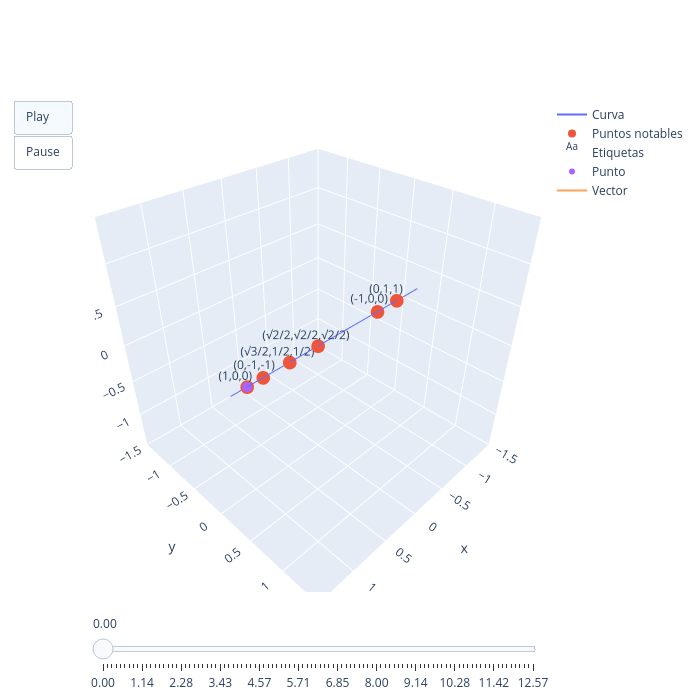

The cell this chart's notebook holds for it:
### Code cell
import numpy as np
import plotly.graph_objects as go

# curva
t = np.linspace(0, 4*np.pi, 200)
x = np.cos(t)
y = np.sin(t)
z = np.sin(t)

# puntos notables
t_pts = np.array([0, np.pi/6, np.pi/4, np.pi/2, np.pi, 3*np.pi/2])
x_pts = np.cos(t_pts)
y_pts = np.sin(t_pts)
z_pts = np.sin(t_pts)

labels = [
    "(1,0,0)",
    "(√3/2,1/2,1/2)",
    "(√2/2,√2/2,√2/2)",
    "(0,1,1)",
    "(-1,0,0)",
    "(0,-1,-1)"
]

# desplazamiento hacia la derecha
offset = 0.15
x_text = x_pts + offset

# frames
frames = []
t_frames = np.linspace(0, 4*np.pi, 100)

for ti in t_frames:
    xp = np.cos(ti)
    yp = np.sin(ti)
    zp = np.sin(ti)

    frames.append(go.Frame(
        data=[
            go.Scatter3d(x=[xp], y=[yp], z=[zp]),
            go.Scatter3d(x=[0, xp], y=[0, yp], z=[0, zp])
        ],
        traces=[2, 3],
        name=str(ti)
    ))

# figura base
fig = go.Figure(
    data=[
        # curva
        go.Scatter3d(x=x, y=y, z=z, mode='lines', name='Curva'),

        # puntos notables
        go.Scatter3d(
            x=x_pts, y=y_pts, z=z_pts,
            mode='markers',
            name='Puntos notables'
        ),

        # etiquetas desplazadas
        go.Scatter3d(
            x=x_text, y=y_pts, z=z_pts,
            mode='text',
            text=labels,
            name='Etiquetas'
        ),

        # punto móvil
        go.Scatter3d(
            x=[x[0]], y=[y[0]], z=[z[0]],
            mode='markers',
            marker=dict(size=6),
            name='Punto'
        ),

        # vector
        go.Scatter3d(
            x=[0, x[0]], y=[0, y[0]], z=[0, z[0]],
            mode='lines',
            name='Vector'
        )
    ],
    frames=frames
)

# slider
sliders = [dict(
    steps=[
        dict(method="animate",
             args=[[f.name], {"mode": "immediate"}],
             label=f"{float(f.name):.2f}")
        for f in frames
    ]
)]

# botones
updatemenus = [dict(
    type="buttons",
    buttons=[
        dict(label="Play", method="animate", args=[None]),
        dict(label="Pause", method="animate", args=[[None], {"mode": "immediate"}])
    ]
)]

# layout
fig.update_layout(
    scene=dict(
        xaxis=dict(range=[-1.5, 1.5], title='x'),
        yaxis=dict(range=[-1.5, 1.5], title='y'),
        zaxis=dict(range=[-1.5, 1.5], title='z'),
        aspectmode='cube'
    ),
    width=700,
    height=700,
    sliders=sliders,
    updatemenus=updatemenus
)

fig.show()

### Figure 1 — Plotly figure (JSON) as saved in the notebook; plotly's stock layout.template omitted (floating-point values rounded to 4 significant figures; data arrays with more than 128 entries replaced by an {"elided": "..."} marker saying what was removed)
{"data": [{"mode": "lines", "name": "Curva", "type": "scatter3d", "x": {"elided": "200 float values"}, "y": {"elided": "200 float values"}, "z": {"elided": "200 float values"}}, {"mode": "markers", "name": "Puntos notables", "type": "scatter3d", "x": [1.0, 0.866, 0.7071, 6.123e-17, -1.0, -1.837e-16], "y": [0.0, 0.5, 0.7071, 1.0, 1.225e-16, -1.0], "z": [0.0, 0.5, 0.7071, 1.0, 1.225e-16, -1.0]}, {"mode": "text", "name": "Etiquetas", "text": ["(1,0,0)", "(√3/2,1/2,1/2)", "(√2/2,√2/2,√2/2)", "(0,1,1)", "(-1,0,0)", "(0,-1,-1)"], "type": "scatter3d", "x": [1.15, 1.016, 0.8571, 0.15, -0.85, 0.15], "y": [0.0, 0.5, 0.7071, 1.0, 1.225e-16, -1.0], "z": [0.0, 0.5, 0.7071, 1.0, 1.225e-16, -1.0]}, {"marker": {"size": 6}, "mode": "markers", "name": "Punto", "type": "scatter3d", "x": [1], "y": [0], "z": [0]}, {"mode": "lines", "name": "Vector", "type": "scatter3d", "x": [0, 1], "y": [0, 0], "z": [0, 0]}], "layout": {"height": 700, "scene": {"aspectmode": "cube", "xaxis": {"range": [-1.5, 1.5], "title": {"text": "x"}}, "yaxis": {"range": [-1.5, 1.5], "title": {"text": "y"}}, "zaxis": {"range": [-1.5, 1.5], "title": {"text": "z"}}}, "sliders": [{"steps": [{"args": [["0.0"], {"mode": "immediate"}], "label": "0.00", "method": "animate"}, {"args": [["0.12693303650867852"], {"mode": "immediate"}], "label": "0.13", "method": "animate"}, {"args": [["0.25386607301735703"], {"mode": "immediate"}], "label": "0.25", "method": "animate"}, {"args": [["0.3807991095260356"], {"mode": "immediate"}], "label": "0.38", "method": "animate"}, {"args": [["0.5077321460347141"], {"mode": "immediate"}], "label": "0.51", "method": "animate"}, {"args": [["0.6346651825433925"], {"mode": "immediate"}], "label": "0.63", "method": "animate"}, {"args": [["0.7615982190520711"], {"mode": "immediate"}], "label": "0.76", "method": "animate"}, {"args": [["0.8885312555607496"], {"mode": "immediate"}], "label": "0.89", "method": "animate"}, {"args": [["1.0154642920694281"], {"mode": "immediate"}], "label": "1.02", "method": "animate"}, {"args": [["1.1423973285781066"], {"mode": "immediate"}], "label": "1.14", "method": "animate"}, {"args": [["1.269330365086785"], {"mode": "immediate"}], "label": "1.27", "method": "animate"}, {"args": [["1.3962634015954636"], {"mode": "immediate"}], "label": "1.40", "method": "animate"}, {"args": [["1.5231964381041423"], {"mode": "immediate"}], "label": "1.52", "method": "animate"}, {"args": [["1.6501294746128208"], {"mode": "immediate"}], "label": "1.65", "method": "animate"}, {"args": [["1.7770625111214993"], {"mode": "immediate"}], "label": "1.78", "method": "animate"}, {"args": [["1.9039955476301778"], {"mode": "immediate"}], "label": "1.90", "method": "animate"}, {"args": [["2.0309285841388562"], {"mode": "immediate"}], "label": "2.03", "method": "animate"}, {"args": [["2.1578616206475347"], {"mode": "immediate"}], "label": "2.16", "method": "animate"}, {"args": [["2.284794657156213"], {"mode": "immediate"}], "label": "2.28", "method": "animate"}, {"args": [["2.4117276936648917"], {"mode": "immediate"}], "label": "2.41", "method": "animate"}, {"args": [["2.53866073017357"], {"mode": "immediate"}], "label": "2.54", "method": "animate"}, {"args": [["2.6655937666822487"], {"mode": "immediate"}], "label": "2.67", "method": "animate"}, {"args": [["2.792526803190927"], {"mode": "immediate"}], "label": "2.79", "method": "animate"}, {"args": [["2.9194598396996057"], {"mode": "immediate"}], "label": "2.92", "method": "animate"}, {"args": [["3.0463928762082846"], {"mode": "immediate"}], "label": "3.05", "method": "animate"}, {"args": [["3.173325912716963"], {"mode": "immediate"}], "label": "3.17", "method": "animate"}, {"args": [["3.3002589492256416"], {"mode": "immediate"}], "label": "3.30", "method": "animate"}, {"args": [["3.42719198573432"], {"mode": "immediate"}], "label": "3.43", "method": "animate"}, {"args": [["3.5541250222429985"], {"mode": "immediate"}], "label": "3.55", "method": "animate"}, {"args": [["3.681058058751677"], {"mode": "immediate"}], "label": "3.68", "method": "animate"}, {"args": [["3.8079910952603555"], {"mode": "immediate"}], "label": "3.81", "method": "animate"}, {"args": [["3.934924131769034"], {"mode": "immediate"}], "label": "3.93", "method": "animate"}, {"args": [["4.0618571682777125"], {"mode": "immediate"}], "label": "4.06", "method": "animate"}, {"args": [["4.188790204786391"], {"mode": "immediate"}], "label": "4.19", "method": "animate"}, {"args": [["4.3157232412950695"], {"mode": "immediate"}], "label": "4.32", "method": "animate"}, {"args": [["4.442656277803748"], {"mode": "immediate"}], "label": "4.44", "method": "animate"}, {"args": [["4.569589314312426"], {"mode": "immediate"}], "label": "4.57", "method": "animate"}, {"args": [["4.696522350821105"], {"mode": "immediate"}], "label": "4.70", "method": "animate"}, {"args": [["4.823455387329783"], {"mode": "immediate"}], "label": "4.82", "method": "animate"}, {"args": [["4.950388423838462"], {"mode": "immediate"}], "label": "4.95", "method": "animate"}, {"args": [["5.07732146034714"], {"mode": "immediate"}], "label": "5.08", "method": "animate"}, {"args": [["5.204254496855819"], {"mode": "immediate"}], "label": "5.20", "method": "animate"}, {"args": [["5.331187533364497"], {"mode": "immediate"}], "label": "5.33", "method": "animate"}, {"args": [["5.458120569873176"], {"mode": "immediate"}], "label": "5.46", "method": "animate"}, {"args": [["5.585053606381854"], {"mode": "immediate"}], "label": "5.59", "method": "animate"}, {"args": [["5.711986642890533"], {"mode": "immediate"}], "label": "5.71", "method": "animate"}, {"args": [["5.838919679399211"], {"mode": "immediate"}], "label": "5.84", "method": "animate"}, {"args": [["5.96585271590789"], {"mode": "immediate"}], "label": "5.97", "method": "animate"}, {"args": [["6.092785752416569"], {"mode": "immediate"}], "label": "6.09", "method": "animate"}, {"args": [["6.219718788925247"], {"mode": "immediate"}], "label": "6.22", "method": "animate"}, {"args": [["6.346651825433926"], {"mode": "immediate"}], "label": "6.35", "method": "animate"}, {"args": [["6.473584861942604"], {"mode": "immediate"}], "label": "6.47", "method": "animate"}, {"args": [["6.600517898451283"], {"mode": "immediate"}], "label": "6.60", "method": "animate"}, {"args": [["6.727450934959961"], {"mode": "immediate"}], "label": "6.73", "method": "animate"}, {"args": [["6.85438397146864"], {"mode": "immediate"}], "label": "6.85", "method": "animate"}, {"args": [["6.981317007977318"], {"mode": "immediate"}], "label": "6.98", "method": "animate"}, {"args": [["7.108250044485997"], {"mode": "immediate"}], "label": "7.11", "method": "animate"}, {"args": [["7.235183080994675"], {"mode": "immediate"}], "label": "7.24", "method": "animate"}, {"args": [["7.362116117503354"], {"mode": "immediate"}], "label": "7.36", "method": "animate"}, {"args": [["7.489049154012032"], {"mode": "immediate"}], "label": "7.49", "method": "animate"}, {"args": [["7.615982190520711"], {"mode": "immediate"}], "label": "7.62", "method": "animate"}, {"args": [["7.742915227029389"], {"mode": "immediate"}], "label": "7.74", "method": "animate"}, {"args": [["7.869848263538068"], {"mode": "immediate"}], "label": "7.87", "method": "animate"}, {"args": [["7.996781300046746"], {"mode": "immediate"}], "label": "8.00", "method": "animate"}, {"args": [["8.123714336555425"], {"mode": "immediate"}], "label": "8.12", "method": "animate"}, {"args": [["8.250647373064103"], {"mode": "immediate"}], "label": "8.25", "method": "animate"}, {"args": [["8.377580409572783"], {"mode": "immediate"}], "label": "8.38", "method": "animate"}, {"args": [["8.50451344608146"], {"mode": "immediate"}], "label": "8.50", "method": "animate"}, {"args": [["8.631446482590139"], {"mode": "immediate"}], "label": "8.63", "method": "animate"}, {"args": [["8.758379519098817"], {"mode": "immediate"}], "label": "8.76", "method": "animate"}, {"args": [["8.885312555607497"], {"mode": "immediate"}], "label": "8.89", "method": "animate"}, {"args": [["9.012245592116175"], {"mode": "immediate"}], "label": "9.01", "method": "animate"}, {"args": [["9.139178628624853"], {"mode": "immediate"}], "label": "9.14", "method": "animate"}, {"args": [["9.266111665133531"], {"mode": "immediate"}], "label": "9.27", "method": "animate"}, {"args": [["9.39304470164221"], {"mode": "immediate"}], "label": "9.39", "method": "animate"}, {"args": [["9.519977738150889"], {"mode": "immediate"}], "label": "9.52", "method": "animate"}, {"args": [["9.646910774659567"], {"mode": "immediate"}], "label": "9.65", "method": "animate"}, {"args": [["9.773843811168245"], {"mode": "immediate"}], "label": "9.77", "method": "animate"}, {"args": [["9.900776847676925"], {"mode": "immediate"}], "label": "9.90", "method": "animate"}, {"args": [["10.027709884185603"], {"mode": "immediate"}], "label": "10.03", "method": "animate"}, {"args": [["10.15464292069428"], {"mode": "immediate"}], "label": "10.15", "method": "animate"}, {"args": [["10.28157595720296"], {"mode": "immediate"}], "label": "10.28", "method": "animate"}, {"args": [["10.408508993711639"], {"mode": "immediate"}], "label": "10.41", "method": "animate"}, {"args": [["10.535442030220317"], {"mode": "immediate"}], "label": "10.54", "method": "animate"}, {"args": [["10.662375066728995"], {"mode": "immediate"}], "label": "10.66", "method": "animate"}, {"args": [["10.789308103237675"], {"mode": "immediate"}], "label": "10.79", "method": "animate"}, {"args": [["10.916241139746353"], {"mode": "immediate"}], "label": "10.92", "method": "animate"}, {"args": [["11.04317417625503"], {"mode": "immediate"}], "label": "11.04", "method": "animate"}, {"args": [["11.170107212763709"], {"mode": "immediate"}], "label": "11.17", "method": "animate"}, {"args": [["11.297040249272388"], {"mode": "immediate"}], "label": "11.30", "method": "animate"}, {"args": [["11.423973285781067"], {"mode": "immediate"}], "label": "11.42", "method": "animate"}, {"args": [["11.550906322289745"], {"mode": "immediate"}], "label": "11.55", "method": "animate"}, {"args": [["11.677839358798423"], {"mode": "immediate"}], "label": "11.68", "method": "animate"}, {"args": [["11.804772395307102"], {"mode": "immediate"}], "label": "11.80", "method": "animate"}, {"args": [["11.93170543181578"], {"mode": "immediate"}], "label": "11.93", "method": "animate"}, {"args": [["12.058638468324459"], {"mode": "immediate"}], "label": "12.06", "method": "animate"}, {"args": [["12.185571504833138"], {"mode": "immediate"}], "label": "12.19", "method": "animate"}, {"args": [["12.312504541341816"], {"mode": "immediate"}], "label": "12.31", "method": "animate"}, {"args": [["12.439437577850494"], {"mode": "immediate"}], "label": "12.44", "method": "animate"}, {"args": [["12.566370614359172"], {"mode": "immediate"}], "label": "12.57", "method": "animate"}]}], "updatemenus": [{"buttons": [{"args": [null], "label": "Play", "method": "animate"}, {"args": [[null], {"mode": "immediate"}], "label": "Pause", "method": "animate"}], "type": "buttons"}], "width": 700}}
